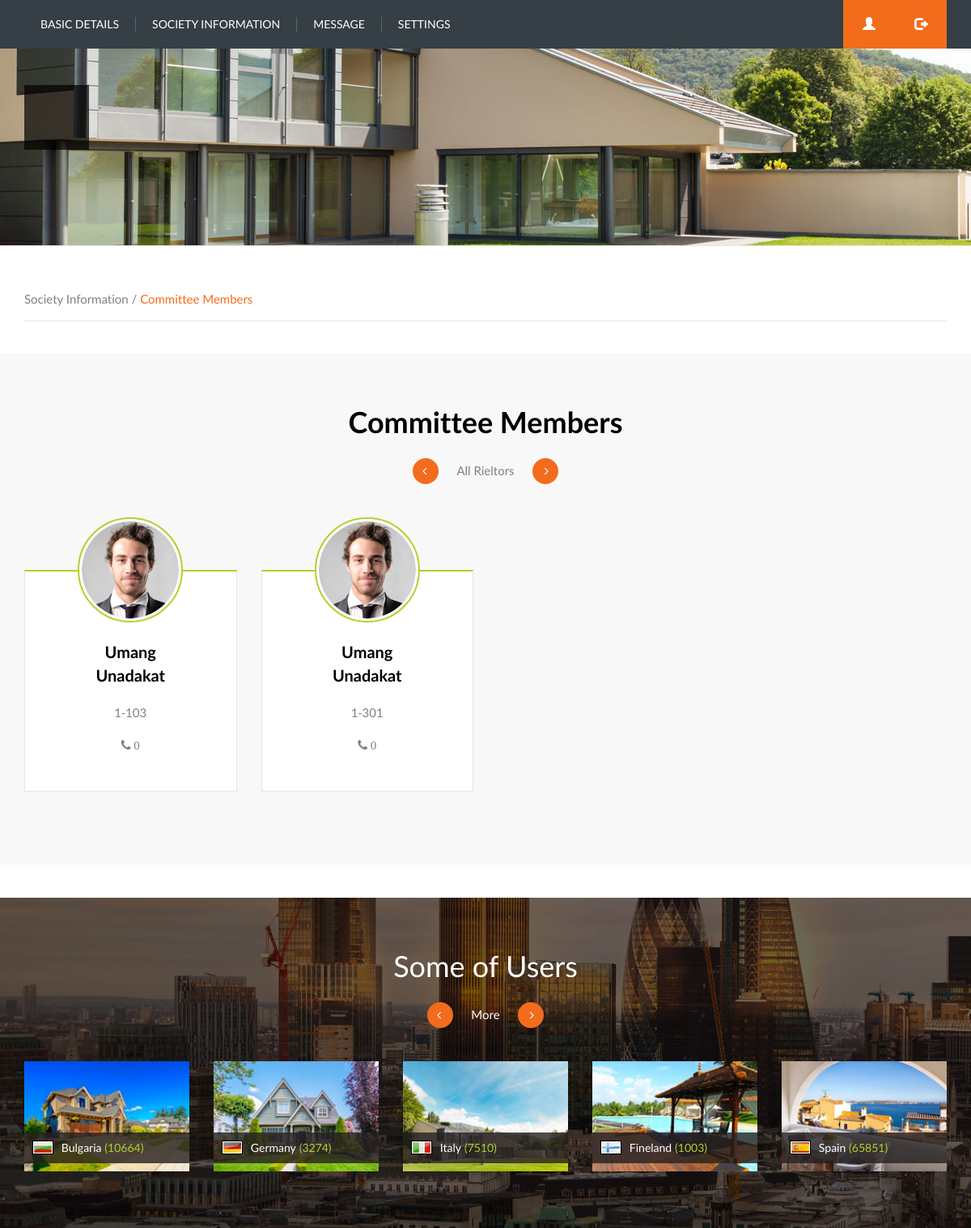
The app's page /committee-members.php (signed in) with its own data.
### tables this page shows
CREATE TABLE `users` (
  `Id` int(255) NOT NULL,
  `User_Id` varchar(255) NOT NULL,
  `First_Name` varchar(255) NOT NULL,
  `Last_Name` varchar(255) NOT NULL,
  `Society_Code` int(3) NOT NULL,
  `Block_No` int(255) NOT NULL,
  `Building_No` int(255) NOT NULL,
  `Floor_No` int(255) NOT NULL,
  `Family_Members` int(20) NOT NULL,
  `Password` varchar(20) NOT NULL,
  `Membership` enum('Society Member','Committee Member') NOT NULL DEFAULT 'Society Member',
  `Status` enum('Rent','Permanent','','') NOT NULL DEFAULT 'Permanent',
  `Contact_No` bigint(255) NOT NULL,
  `Profile_Pic` longblob NOT NULL
);

### committee-members.php (the view, shortened to what this page needs)
<?php
	require('dbconnect.php');
	$Scode = $_SESSION['Scode'];
?>
<!DOCTYPE html>
<html>
<head>
	<link rel="stylesheet" type="text/css" media="screen" href="css/lib/bootstrap/bootstrap.min.css">
	<link rel="stylesheet" type="text/css" media="screen" href="fonts/font-awesome-4.4.0/css/font-awesome.min.css">
	<link rel="stylesheet" type="text/css" media="screen" href="vendors/jquery-ui-1.11.4/jquery-ui.min.css">
	<link rel="stylesheet" type="text/css" media="screen" href="vendors/jcarousel/css/jquery.jcarousel.css">
	<link rel="stylesheet" type="text/css" media="screen" href="css/style.css" />
</head>
<body>
	<?php
		require('header-user.php');
	?>
	<div class="home-banner style-4">
    <div class="container">
      <div class="banner-content">
        <div class="banner-message">
        </div>
      </div>
    </div>
	<br><br>
    <div class="container">
      <div class="row">
        <div class="col-sm-12">
          <div class="breadcrumbs">
            <span class="clickable"><a href="index.html">Society Information</a></span>
            <span class="delimiter">/</span>
            <span class="active-page">Committee Members</span>
          </div>
        </div>
      </div>
    </div><br><br>
			<div class="row">
				<div class="our-agents gray-bg">
					<div class="container">
						<h2 class="block-title">Committee Members</h2>
						<div class="best-agents style-1">
							<div class="jcarousel-arrows">
								<a href="#" class="prev-slide"><i class="fa fa-angle-left"></i></a>
								<span class="text">All Rieltors</span>
								<a href="#" class="next-slide"><i class="fa fa-angle-right"></i></a>
							</div>
							<div class="ag-carousel carousel">
								<ul>
									<?php
										$sql = "SELECT * FROM users WHERE Society_Code = '$Scode' AND Membership = 'Committee Member'";
										$result = mysqli_query($conn,$sql);
										while($r = mysqli_fetch_assoc($result))
										{
											?>
											<li>
												<div class="item">
													<div class="heading">
														<div class="preview">
															<img src="media/images/agency/1.png" alt="">
														</div>
														<span class="name"><?php echo $r['First_Name'];?></span>
														<span class="name"><?php echo $r['Last_Name'];?></span><br>
														<span class="properties"><?php echo $r['User_Id'];?></span>
														<span class="properties"><i class="fa fa-phone"><?php echo " ".$r['Contact_No'];?></i></span>
													</div>
												</div>
											</li>
											<?php
										}
									?>
								</ul>
							</div>
						</div>
					</div>
				</div>
			</div>
	<br><br>
  		<?php
    		require('some-users.php');
  		?>
	</body>
</html>

### records on screen
users: First_Name "Umang", Last_Name "Unadakat", User_Id "1-103", Contact_No "0"
users: First_Name "Umang", Last_Name "Unadakat", User_Id "1-301", Contact_No "0"
